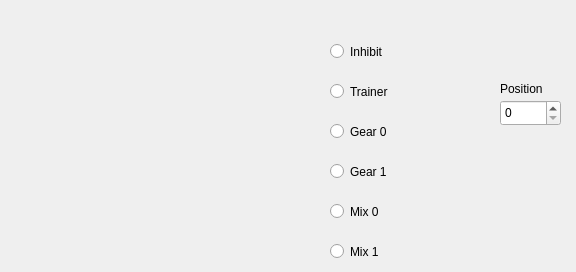
    <widget class="QWidget" name="ThrottleCut">
     <attribute name="title">
      <string>ThrottleCut</string>
     </attribute>
     <widget class="QRadioButton" name="Acro_TC_Inhibit_radioButton">
      <property name="geometry">
       <rect>
        <x>330</x>
        <y>40</y>
        <width>112</width>
        <height>23</height>
       </rect>
      </property>
      <property name="text">
       <string>Inhibit</string>
      </property>
     </widget>
     <widget class="QRadioButton" name="Acro_TC_Trainer_radioButton">
      <property name="geometry">
       <rect>
        <x>330</x>
        <y>80</y>
        <width>112</width>
        <height>23</height>
       </rect>
      </property>
      <property name="text">
       <string>Trainer</string>
      </property>
     </widget>
     <widget class="QRadioButton" name="Acro_TC_Gear0_radioButton">
      <property name="geometry">
       <rect>
        <x>330</x>
        <y>120</y>
        <width>112</width>
        <height>23</height>
       </rect>
      </property>
      <property name="text">
       <string>Gear 0</string>
      </property>
     </widget>
     <widget class="QRadioButton" name="Acro_TC_Gear1_radioButton">
      <property name="geometry">
       <rect>
        <x>330</x>
        <y>160</y>
        <width>112</width>
        <height>23</height>
       </rect>
      </property>
      <property name="text">
       <string>Gear 1</string>
      </property>
     </widget>
     <widget class="QRadioButton" name="Acro_TC_Mix0_radioButton">
      <property name="geometry">
       <rect>
        <x>330</x>
        <y>200</y>
        <width>112</width>
        <height>23</height>
       </rect>
      </property>
      <property name="text">
       <string>Mix 0</string>
      </property>
     </widget>
     <widget class="QRadioButton" name="Acro_TC_Mix1_radioButton">
      <property name="geometry">
       <rect>
        <x>330</x>
        <y>240</y>
        <width>112</width>
        <height>23</height>
       </rect>
      </property>
      <property name="text">
       <string>Mix 1</string>
      </property>
     </widget>
     <widget class="QSpinBox" name="Acro_TC_Pos_spinBox">
      <property name="geometry">
       <rect>
        <x>500</x>
        <y>100</y>
        <width>61</width>
        <height>26</height>
       </rect>
      </property>
     </widget>
     <widget class="QLabel" name="Acro_label_59">
      <property name="geometry">
       <rect>
        <x>500</x>
        <y>80</y>
        <width>67</width>
        <height>17</height>
       </rect>
      </property>
      <property name="text">
       <string>Position</string>
      </property>
     </widget>
    </widget>
